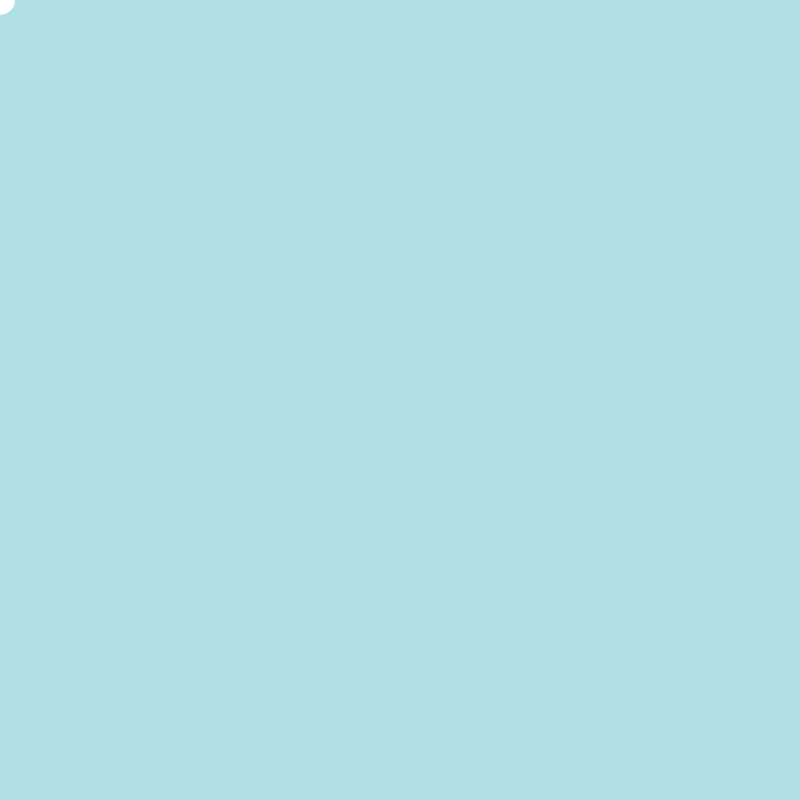
Frame 1 (no input)
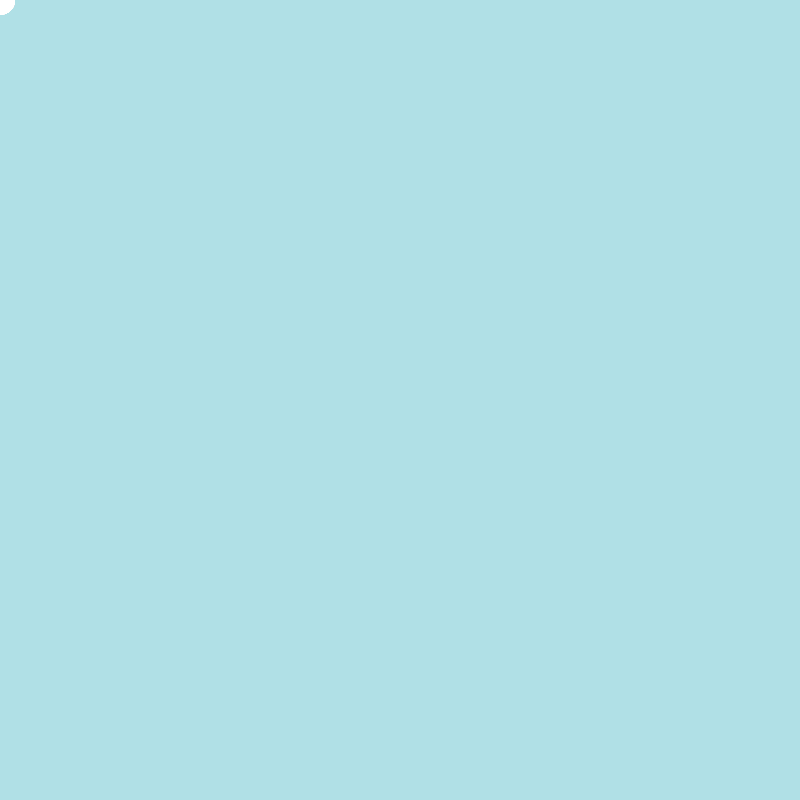
Frame 60 (no input)
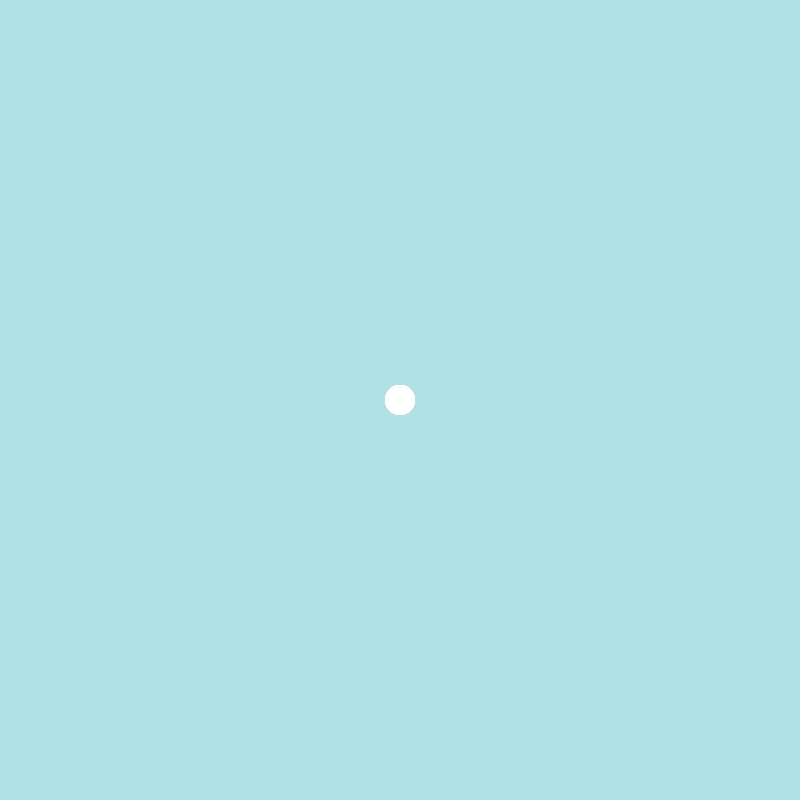
Frame 120 (the mouse pressed at the canvas centre since frame 60)

The p5.js sketch that drew these frames (run headless with seeded random() and noise() and a simulated clock; from frame 60 on, the mouse is pressed at the canvas centre):

// p5.js sketch
// ── sketch.js
function setup() {
  createCanvas(800, 800);
  background(176,224,230);
}
function draw() {
  //ellipse
  noStroke();
  fill(255,255,255);
  ellipse(mouseX,mouseY,30,30);
}
function mousePressed(){
  background(176,224,230);
}
